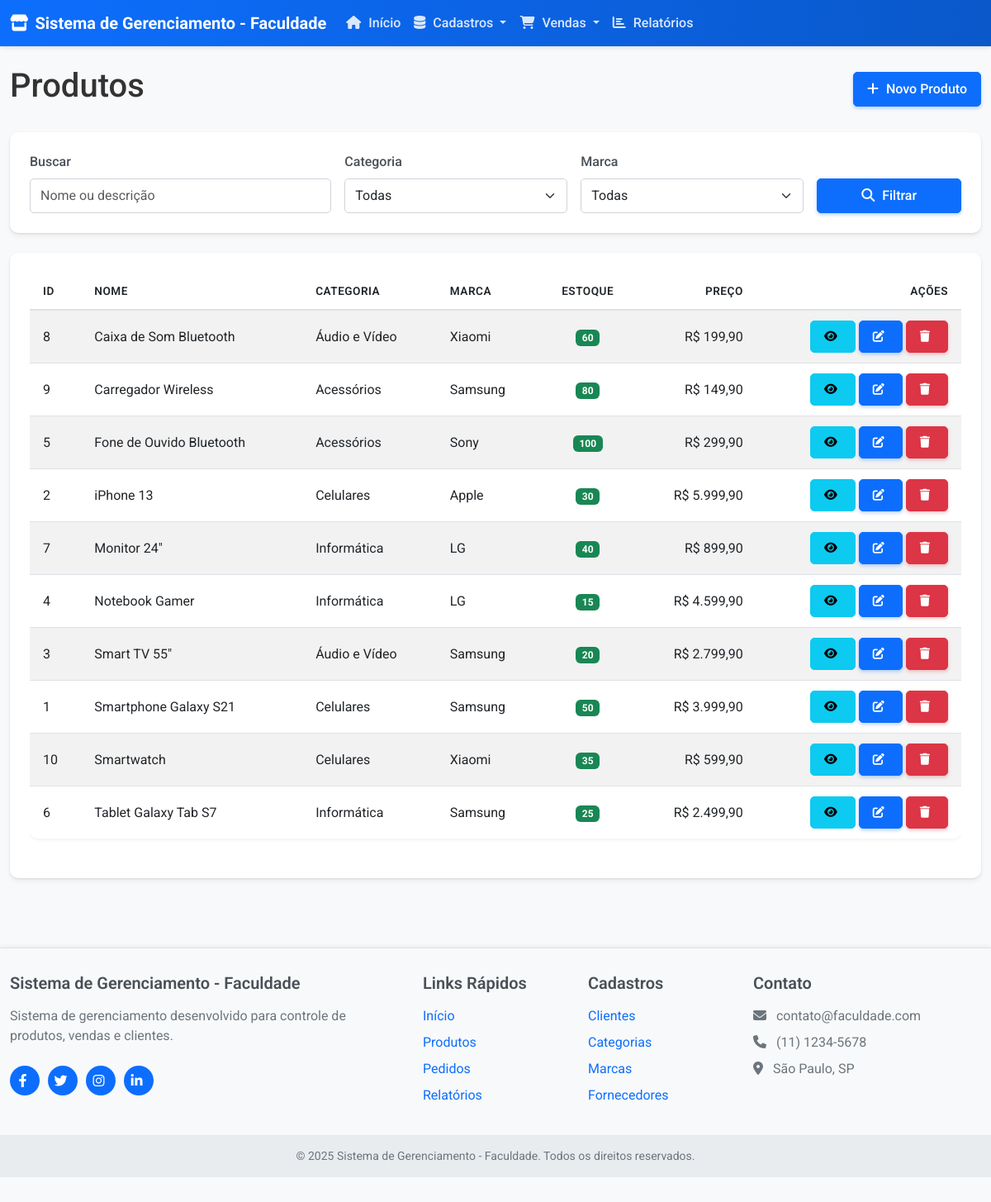
Page /pages/produtos.php on the committed database.
### tables this page shows
CREATE TABLE IF NOT EXISTS produto (
    IDPRODUTO INT AUTO_INCREMENT PRIMARY KEY,
    NOME VARCHAR(100) NOT NULL,
    DESCRICAO TEXT,
    PRECO DECIMAL(10,2) NOT NULL,
    ESTOQUE INT NOT NULL DEFAULT 0,
    IDCATEGORIA INT,
    IDMARCA INT,
    IDFORNECEDOR INT,
    DATACADASTRO TIMESTAMP DEFAULT CURRENT_TIMESTAMP,
    FOREIGN KEY (IDCATEGORIA) REFERENCES categoria(IDCATEGORIA) ON DELETE SET NULL,
    FOREIGN KEY (IDMARCA) REFERENCES marca(IDMARCA) ON DELETE SET NULL,
    FOREIGN KEY (IDFORNECEDOR) REFERENCES fornecedor(IDFORNECEDOR) ON DELETE SET NULL
);

CREATE TABLE IF NOT EXISTS categoria (
    IDCATEGORIA INT AUTO_INCREMENT PRIMARY KEY,
    NOME VARCHAR(100) NOT NULL,
    DESCRICAO TEXT,
    DATACADASTRO TIMESTAMP DEFAULT CURRENT_TIMESTAMP
);

CREATE TABLE IF NOT EXISTS marca (
    IDMARCA INT AUTO_INCREMENT PRIMARY KEY,
    NOME VARCHAR(100) NOT NULL,
    DESCRICAO TEXT,
    DATACADASTRO TIMESTAMP DEFAULT CURRENT_TIMESTAMP
);

### includes/database.php (called while the page is built, shortened)
<?php
class Database {
    private $host = DB_HOST;
    private $user = DB_USER;
    private $pass = DB_PASS;
    private $dbname = DB_NAME;
    private $conn;
    private $stmt;
    public function __construct() {
        $dsn = 'mysql:host=' . $this->host . ';dbname=' . $this->dbname;
        $options = array(
            PDO::ATTR_PERSISTENT => true,
            PDO::ATTR_ERRMODE => PDO::ERRMODE_EXCEPTION,
            PDO::ATTR_DEFAULT_FETCH_MODE => PDO::FETCH_ASSOC,
            PDO::MYSQL_ATTR_INIT_COMMAND => 'SET NAMES utf8'
        );
        try {
            $this->conn = new PDO($dsn, $this->user, $this->pass, $options);
        } catch(PDOException $e) {
            $this->error = $e->getMessage();
            echo 'Erro de conexão: ' . $this->error;
        }
    }
    public function query($sql, $params = []) {
        $this->stmt = $this->conn->prepare($sql);
        $this->execute();
        return $this->stmt;
    }
    public function execute() {
        return $this->stmt->execute();
    }
}
?>

### pages/produtos.php (the view, shortened to what this page needs)
<?php
require_once '../includes/database.php';
$db = new Database();
$page = isset($_GET['page']) ? (int)$_GET['page'] : 1;
$itemsPerPage = 10;
$offset = ($page - 1) * $itemsPerPage;
$search = isset($_GET['search']) ? cleanInput($_GET['search']) : '';
$sql = "SELECT p.*, c.NOME as CATEGORIA, m.NOME as MARCA
        FROM produto p
        LEFT JOIN categoria c ON p.IDCATEGORIA = c.IDCATEGORIA
        LEFT JOIN marca m ON p.IDMARCA = m.IDMARCA
        WHERE 1=1";
$params = [];
$sql .= " ORDER BY p.NOME ASC LIMIT $offset, $itemsPerPage";
$produtos = $db->query($sql, $params)->fetchAll();
include '../includes/header.php';
?>
<div class="d-flex justify-content-between align-items-center mb-4">
    <h1>Produtos</h1>
    <a href="produto-form.php" class="btn btn-primary">
        <i class="fas fa-plus"></i> Novo Produto
    </a>
</div>
<div class="card mb-4">
    <div class="card-body">
        <form method="GET" action="produtos.php" class="row g-3">
            <div class="col-md-4">
                <label for="search" class="form-label">Buscar</label>
                <input type="text" class="form-control" id="search" name="search" value="<?php echo $search; ?>" placeholder="Nome ou descrição">
            </div>
            <div class="col-md-3">
                <label for="categoria" class="form-label">Categoria</label>
                <select class="form-select" id="categoria" name="categoria">
                    <option value="0">Todas</option>
                </select>
            </div>
            <div class="col-md-3">
                <label for="marca" class="form-label">Marca</label>
                <select class="form-select" id="marca" name="marca">
                    <option value="0">Todas</option>
                </select>
            </div>
            <div class="col-md-2 d-flex align-items-end">
                <button type="submit" class="btn btn-primary w-100">
                    <i class="fas fa-search"></i> Filtrar
                </button>
            </div>
        </form>
    </div>
</div>
<div class="card">
    <div class="card-body">
        <?php if (count($produtos) > 0): ?>
            <div class="table-responsive">
                <table class="table table-hover table-striped">
                    <thead>
                        <tr>
                            <th>ID</th>
                            <th>Nome</th>
                            <th>Categoria</th>
                            <th>Marca</th>
                            <th class="text-center">Estoque</th>
                            <th class="text-end">Preço</th>
                            <th class="text-end">Ações</th>
                        </tr>
                    </thead>
                    <tbody>
                        <?php foreach ($produtos as $produto): ?>
                            <tr>
                                <td><?php echo $produto['IDPRODUTO']; ?></td>
                                <td><?php echo $produto['NOME']; ?></td>
                                <td><?php echo $produto['CATEGORIA']; ?></td>
                                <td><?php echo $produto['MARCA']; ?></td>
                                <td class="text-center">
                                    <span class="badge bg-<?php echo getEstoqueStatusClass($produto['ESTOQUE']); ?>">
                                        <?php echo $produto['ESTOQUE']; ?>
                                    </span>
                                </td>
                                <td class="text-end">
                                    R$ <?php echo number_format($produto['PRECO'], 2, ',', '.'); ?>
                                </td>
                                <td class="text-end">
                                    <a href="produto-detalhes.php?id=<?php echo $produto['IDPRODUTO']; ?>" class="btn btn-sm btn-info" data-bs-toggle="tooltip" title="Detalhes">
                                        <i class="fas fa-eye"></i>
                                    </a>
                                    <a href="produto-form.php?id=<?php echo $produto['IDPRODUTO']; ?>" class="btn btn-sm btn-primary" data-bs-toggle="tooltip" title="Editar">
                                        <i class="fas fa-edit"></i>
                                    </a>
                                    <a href="produtos.php?delete=<?php echo $produto['IDPRODUTO']; ?>" class="btn btn-sm btn-danger btn-delete" data-bs-toggle="tooltip" title="Excluir">
                                        <i class="fas fa-trash"></i>
                                    </a>
                                </td>
                            </tr>
                        <?php endforeach; ?>
                    </tbody>
                </table>
            </div>
        <?php else: ?>
            <div class="alert alert-info">
                <i class="fas fa-info-circle"></i> Nenhum produto encontrado.
            </div>
        <?php endif; ?>
    </div>
</div>
<?php
function getEstoqueStatusClass($estoque) {
    if ($estoque <= 0) {
        return 'danger';
    } elseif ($estoque <= 5) {
        return 'warning';
    } else {
        return 'success';
    }
}
include '../includes/footer.php';
?>

### assets/css/style.css (style rules this page uses)
body { font-family: 'Roboto', sans-serif; background-color: #f8f9fa; color: #333; min-height: 100vh; display: flex; flex-direction: column; }
.card { border-radius: 10px; box-shadow: 0 4px 6px rgba(0, 0, 0, 0.05), 0 1px 3px rgba(0, 0, 0, 0.1); transition: transform 0.3s, box-shadow 0.3s; margin-bottom: 20px; border: none; overflow: hidden; }
.card-body { padding: 1.5rem; }
.btn { border-radius: 5px; padding: 0.5rem 1rem; transition: all 0.3s ease; position: relative; overflow: hidden; font-weight: 500; }
.btn::after { content: ''; position: absolute; top: 50%; left: 50%; width: 0; height: 0; background-color: rgba(255, 255, 255, 0.2); border-radius: 50%; transform: translate(-50%, -50%); transition: width 0.5s, height 0.5s; z-index: 1; pointer-events: none; }
.btn i { margin-right: 5px; }
.btn-primary { background-color: #0d6efd; border-color: #0d6efd; box-shadow: 0 2px 4px rgba(13, 110, 253, 0.3); }
.btn-danger { background-color: #dc3545; border-color: #dc3545; box-shadow: 0 2px 4px rgba(220, 53, 69, 0.3); }
.table { background-color: #fff; border-radius: 10px; overflow: hidden; box-shadow: 0 2px 4px rgba(0, 0, 0, 0.05); margin-bottom: 1.5rem; }
.table-responsive { border-radius: 10px; overflow: hidden; }
.table thead { background-color: #f1f4f9; }
.table th { font-weight: 600; border-bottom: 2px solid #dee2e6; text-transform: uppercase; font-size: 0.85rem; letter-spacing: 0.5px; padding: 0.75rem 1rem; vertical-align: middle; }
.table tbody td { padding: 0.75rem 1rem; vertical-align: middle; }
.table tbody tr:last-child td { border-bottom: none; }
.form-control, .form-select { border-radius: 5px; padding: 0.5rem 0.75rem; border: 1px solid #ced4da; transition: all 0.3s ease; }
.form-label { font-weight: 500; margin-bottom: 0.5rem; color: #495057; }
.fa, .fas, .far, .fab { margin-right: 5px; }

### assets/css/animations.css (style rules this page uses)
.hover-lift { transition: transform 0.3s ease, box-shadow 0.3s ease; }
.fade-in-element { opacity: 0; animation: fadeInAnimation 0.8s ease forwards; }
.btn-ripple { position: relative; overflow: hidden; }

### rows in the picture
produto: IDPRODUTO "8", NOME "Caixa de Som Bluetooth", IDCATEGORIA.NOME "Áudio e Vídeo", IDMARCA.NOME "Xiaomi", ESTOQUE "60", PRECO "199,90"
produto: IDPRODUTO "9", NOME "Carregador Wireless", IDCATEGORIA.NOME "Acessórios", IDMARCA.NOME "Samsung", ESTOQUE "80", PRECO "149,90"
produto: IDPRODUTO "5", NOME "Fone de Ouvido Bluetooth", IDCATEGORIA.NOME "Acessórios", IDMARCA.NOME "Sony", ESTOQUE "100", PRECO "299,90"
produto: IDPRODUTO "2", NOME "iPhone 13", IDCATEGORIA.NOME "Celulares", IDMARCA.NOME "Apple", ESTOQUE "30", PRECO "5.999,90"
produto: IDPRODUTO "7", NOME "Monitor 24\"", IDCATEGORIA.NOME "Informática", IDMARCA.NOME "LG", ESTOQUE "40", PRECO "899,90"
produto: IDPRODUTO "4", NOME "Notebook Gamer", IDCATEGORIA.NOME "Informática", IDMARCA.NOME "LG", ESTOQUE "15", PRECO "4.599,90"
produto: IDPRODUTO "3", NOME "Smart TV 55\"", IDCATEGORIA.NOME "Áudio e Vídeo", IDMARCA.NOME "Samsung", ESTOQUE "20", PRECO "2.799,90"
produto: IDPRODUTO "1", NOME "Smartphone Galaxy S21", IDCATEGORIA.NOME "Celulares", IDMARCA.NOME "Samsung", ESTOQUE "50", PRECO "3.999,90"
produto: IDPRODUTO "10", NOME "Smartwatch", IDCATEGORIA.NOME "Celulares", IDMARCA.NOME "Xiaomi", ESTOQUE "35", PRECO "599,90"
produto: IDPRODUTO "6", NOME "Tablet Galaxy Tab S7", IDCATEGORIA.NOME "Informática", IDMARCA.NOME "Samsung", ESTOQUE "25", PRECO "2.499,90"

### other values in the picture
SITE_NAME "Sistema de Gerenciamento - Faculdade"
